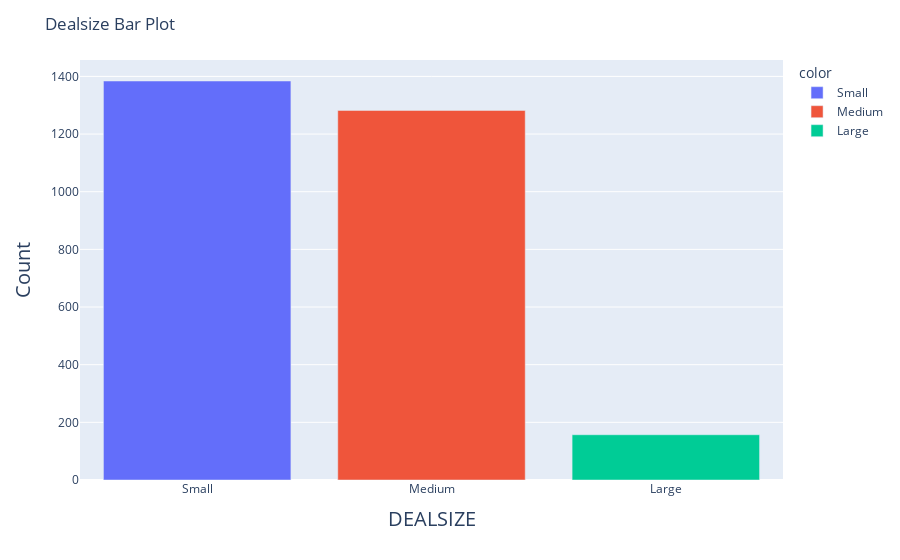

The code cell stored with this chart in its notebook:
### Code cell
barplot_visualization('DEALSIZE')

### Figure 1 — Plotly figure (JSON) as saved in the notebook; plotly's stock layout.template omitted (floating-point values rounded to 4 significant figures)
{"data": [{"alignmentgroup": "True", "hovertemplate": "color=Small<br>x=%{x}<br>y=%{y}<extra></extra>", "legendgroup": "Small", "marker": {"color": "#636efa", "pattern": {"shape": ""}}, "name": "Small", "offsetgroup": "Small", "orientation": "v", "showlegend": true, "textposition": "auto", "type": "bar", "x": ["Small"], "xaxis": "x", "y": [1384], "yaxis": "y"}, {"alignmentgroup": "True", "hovertemplate": "color=Medium<br>x=%{x}<br>y=%{y}<extra></extra>", "legendgroup": "Medium", "marker": {"color": "#EF553B", "pattern": {"shape": ""}}, "name": "Medium", "offsetgroup": "Medium", "orientation": "v", "showlegend": true, "textposition": "auto", "type": "bar", "x": ["Medium"], "xaxis": "x", "y": [1282], "yaxis": "y"}, {"alignmentgroup": "True", "hovertemplate": "color=Large<br>x=%{x}<br>y=%{y}<extra></extra>", "legendgroup": "Large", "marker": {"color": "#00cc96", "pattern": {"shape": ""}}, "name": "Large", "offsetgroup": "Large", "orientation": "v", "showlegend": true, "textposition": "auto", "type": "bar", "x": ["Large"], "xaxis": "x", "y": [157], "yaxis": "y"}], "layout": {"autosize": true, "barmode": "relative", "legend": {"title": {"text": "color"}, "tracegroupgap": 0}, "margin": {"t": 60}, "title": {"text": "Dealsize Bar Plot"}, "xaxis": {"anchor": "y", "autorange": true, "domain": [0, 1], "range": [-0.5, 2.5], "title": {"font": {"size": 20}, "text": "DEALSIZE"}, "type": "category"}, "yaxis": {"anchor": "x", "autorange": true, "domain": [0, 1], "range": [0, 1457.0], "title": {"font": {"size": 20}, "text": "Count"}, "type": "linear"}}}
